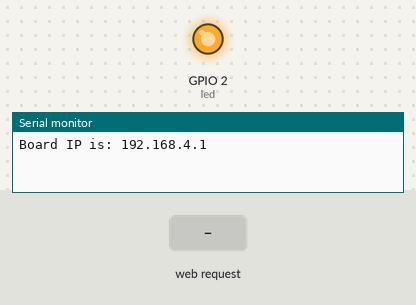
The sketch below on a simulated ESP8266 (Wemos D1 mini). On the bench: output pins drawn as LEDs (lit = HIGH), the last lines printed to the serial monitor. Inputs (shaded band) come from the test bench.

Above: at 1.2 s.
1.3 s: HTTP request GET /ON received
At 2.4 s:
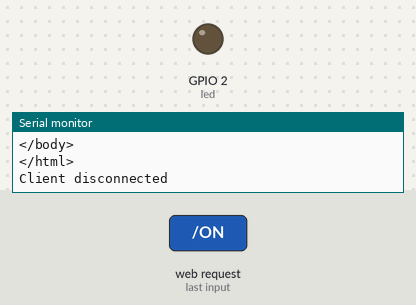
2.8 s: HTTP request GET /OFF received
At 3.6 s:
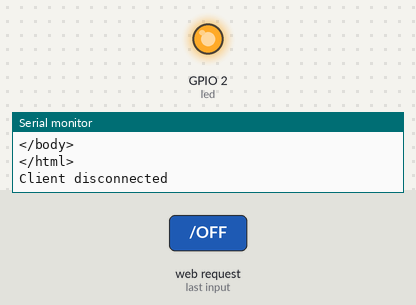
Timing chart, 0 to 5.8 s (numbered marks = the images above; inputs shaded):
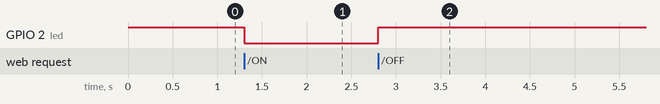

Measured:
- after the input at 1.3 s, GPIO 2 (led): HIGH → LOW at once
- after the input at 2.8 s, GPIO 2 (led): LOW → HIGH at once

The sketch:

WeMos_D1R2_test.ino
```cpp
#include <ESP8266WiFi.h>

// Init server on port 80
WiFiServer server(80);
int led = 2;

void setupBlink() {
  pinMode(led, OUTPUT);
  pinMode(led, LOW);
}

void setupServer() {
  pinMode(led, OUTPUT);
  digitalWrite(led, HIGH);

  // Declare ESP2866 as access point
  WiFi.mode(WIFI_AP);
  WiFi.softAP("Hello_IoT", "12345678"); // SSID, PWD
  server.begin();

  // Looking under the hood
  Serial.begin(115200);
  IPAddress boardIp = WiFi.softAPIP(); // Get board's IP adress
  Serial.print("Board IP is: ");
  Serial.println(boardIp);
}

void setup() {
  // Blink; LED on D2 as output
  //setupBlink();
  setupServer();
}

void loopBlink() {
  // Blink mode
  digitalWrite(led, HIGH);
  delay(1000);
  digitalWrite(led, LOW);
  delay(5000);
}

String setupHtml() {
  // Create HTML page with two buttons to turn LED on/off
  String s = "";
  //s += "HTTP/1.1 200 OK\r\n";
  //s += "Content-Type: text/html\r\n";
  s += "<!DOCTYPE HTML>\r\n<html>\r\n<head>\r\n</head>\r\n";
  s += "<body>\r\n";
  s += "<br><input type=\"button\" name=\"b1\" value=\"Turn LED ON\" onclick=\"location.href='/ON'\">\r\n";
  s += "<br><br><br>";
  s += "<input type=\"button\" name=\"b2\" value=\"Turn LED OFF\" onclick=\"location.href='/OFF'\">\r\n";
  s += "</body>\r\n";
  s += "</html>\n";

  return s;
}

void loopServer() {
  WiFiClient client = server.available();

  if(!client) {
    //Serial.println("No connected devices");
    return;
  }

  Serial.println("Somebody has connected");

  // Read request and print to monitor
  String req = client.readStringUntil('\r');
  Serial.print("req = ");
  Serial.println(req);

  if(req.indexOf("/OFF") != -1) {
    digitalWrite(led, HIGH);
  } else if(req.indexOf("/ON") != -1) {
    digitalWrite(led, LOW);
  }

  String s = setupHtml();
  Serial.println(s);
  client.flush();
  client.print(s);
  delay(1);
  Serial.println("Client disconnected");
}

void loop() {
  //loopBlink();
  loopServer();
}
```
